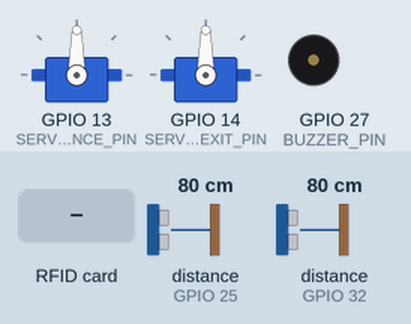
This program was run on a simulated ESP32. Parts: 2 × servo, buzzer (waves = sounding, pin HIGH). Wiring (inferred from the names in the program): 2 × ultrasonic range finder: trigger GPIO 26, echo GPIO 25 / trigger GPIO 33, echo GPIO 32. The test bench sets the inputs (shaded band); at power-on: distance to the obstacle (sensors on GPIO 32, GPIO 25) 80 cm. The echo pulse lasts 58.3 µs per cm; WiFi joins after 1.5 s; servers stay silent unless stated; storage starts empty; pins used as bus, display or sensor lines are not drawn; what the program prints to the serial monitor is not drawn.

Above: at 5.3 s.
5.4 s: RFID card A1 B2 C3 D4 held to the reader
At 7.1 s:
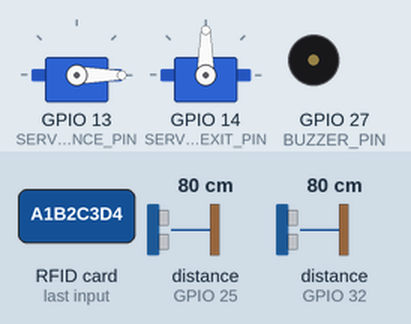
7.7 s: distance to the obstacle (sensor on GPIO 32) set to 32 cm
At 10.57 s:
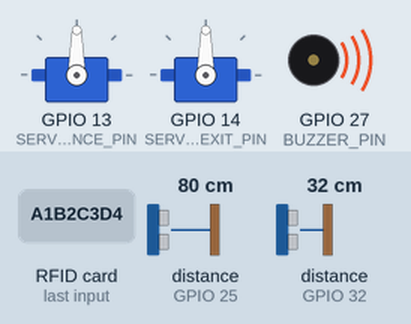
10.7 s: distance to the obstacle (sensor on GPIO 32) set to 27 cm
12.2 s: distance to the obstacle (sensor on GPIO 32) set to 10 cm
13.7 s: distance to the obstacle (sensor on GPIO 32) set to 7 cm
At 15.3 s:
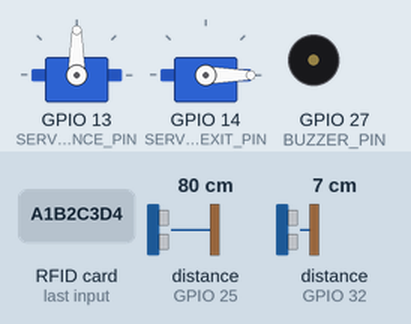
15.6 s: RFID card 12 34 56 78 held to the reader
At 17.9 s:
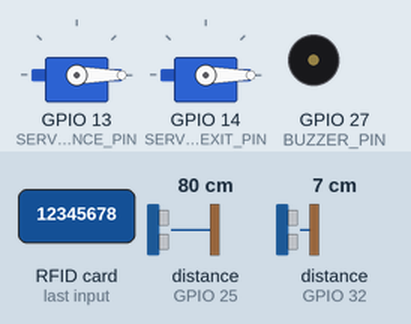
Timing chart, 0 to 19.0 s (numbered marks = the images above; inputs shaded):
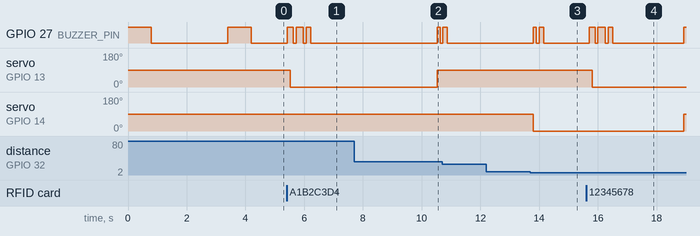

The program:

main.cpp
```cpp
// Libraries
#include <Arduino.h>
#include <WiFi.h>
#include <HTTPClient.h>
#include <SPI.h>
#include <MFRC522.h>
#include <ESP32Servo.h>
#include <FS.h>
#include <SPIFFS.h>
#include <ArduinoJson.h>
#define TINY_GSM_MODEM_SIM800
#include <TinyGsmClient.h>

// Pin Configs
#define RFID_SS 5
#define RFID_RST 22
#define SERVO_ENTRANCE_PIN 13
#define SERVO_EXIT_PIN 14
#define TRIG_ENTRANCE 26
#define ECHO_ENTRANCE 25
#define TRIG_EXIT 33
#define ECHO_EXIT 32
#define BUZZER_PIN 27
#define MODEM_TX 17
#define MODEM_RX 16
#define MODEM_BAUD 9600

// WiFi
const char* WIFI_SSID = "Imaxeuno";
const char* WIFI_PASS = "89password";

// Termii
String termiiApiKey   = ""; // Set your API key
String termiiSenderID = ""; // Set your Sender ID
String termiiTo       = ""; // Set your destination phone number

// SPIFFS & Authorized UIDs
const char* authorizedFile = "/authorized.json";
DynamicJsonDocument authorizedDoc(1024);
JsonArray authorizedUIDs;

// RFID
MFRC522 mfrc522(RFID_SS, RFID_RST);

// Servo
Servo entranceGateServo;
Servo exitGateServo;

// Gate & Sensor
bool entranceGateOpen = false;
bool exitGateOpen = false;
unsigned long entranceGateOpenTime = 0;
unsigned long exitGateOpenTime = 0;
const unsigned long GATE_OPEN_DURATION = 5000;
const int ENTRANCE_DIST_THRESHOLD = 8;
const unsigned long CLEAR_DELAY = 3000;
const unsigned long TAMPER_TIME = 2000;
bool carBesideSensor = false;
unsigned long lastCarExitTime = 0;

// GSM
TinyGsm modem(Serial2);

// Function Declarations
void sendTermiiSMS(String to, String message);
void sendGsmSMS(String to, String body);
bool isUIDAuthorized(String uid);
float readDistance(int trigPin, int echoPin);
void openEntranceGate();
void closeEntranceGate();
void openExitGate();
void closeExitGate();
void checkEntranceGateTimeout();
void checkExitGateTimeout();
void beepOnce(int duration);
void doubleBeep();
void longBeep();
void beepTamperAlert();
void checkEntranceUltrasonic();
void loadAuthorizedUIDs();

// Setup
void setup() {
  pinMode(BUZZER_PIN, OUTPUT);
  digitalWrite(BUZZER_PIN, HIGH);
  delay(800);
  digitalWrite(BUZZER_PIN, LOW);

  Serial.begin(115200);
  Serial2.begin(MODEM_BAUD, SERIAL_8N1, MODEM_RX, MODEM_TX);
  delay(1000);
  Serial.println("System starting...");

  ESP32PWM::allocateTimer(0);
  ESP32PWM::allocateTimer(1);
  ESP32PWM::allocateTimer(2);
  ESP32PWM::allocateTimer(3);

  // SPI for RFID
  SPI.begin();
  mfrc522.PCD_Init();

  // Servos
  entranceGateServo.setPeriodHertz(50);
  entranceGateServo.attach(SERVO_ENTRANCE_PIN, 500, 2400);
  entranceGateServo.write(90);
  exitGateServo.setPeriodHertz(50);
  exitGateServo.attach(SERVO_EXIT_PIN, 500, 2400);
  exitGateServo.write(90);

  // Ultrasonics
  pinMode(TRIG_ENTRANCE, OUTPUT);
  pinMode(ECHO_ENTRANCE, INPUT);
  pinMode(TRIG_EXIT, OUTPUT);
  pinMode(ECHO_EXIT, INPUT);

  // SPIFFS
  if (!SPIFFS.begin(true)) {
    Serial.println("SPIFFS Mount Failed!");
  } else {
    Serial.println("SPIFFS mounted");
  }

  if (!SPIFFS.exists(authorizedFile)) {
    Serial.println("authorized.json not found! Creating default...");
    File file = SPIFFS.open(authorizedFile, FILE_WRITE);
    if (file) {
      DynamicJsonDocument doc(1024);
      JsonArray uids = doc.createNestedArray("uids");
      uids.add("A1B2C3D4");
      uids.add("12345678");
      serializeJson(doc, file);
      file.close();
      Serial.println("Default authorized.json created");
    } else {
      Serial.println("Failed to create authorized.json");
    }
  }

  loadAuthorizedUIDs();

  // WiFi
  WiFi.begin(WIFI_SSID, WIFI_PASS);
  Serial.print("Connecting WiFi");
  for (int i = 0; i < 20 && WiFi.status() != WL_CONNECTED; i++) {
    delay(500);
    Serial.print(".");
  }
  if (WiFi.status() == WL_CONNECTED) {
    Serial.println("Connected!");
    Serial.print("IP Address: ");
    Serial.println(WiFi.localIP());
  } else {
    Serial.println("Failed to connect to WiFi");
  }

  // GSM
  Serial.println("Initializing GSM...");
  if (!modem.restart()) {
    Serial.println("Modem restart failed");
  } else {
    Serial.println("Modem restarted");
  }
  if (!modem.waitForNetwork(15000)) {
    Serial.println("GSM network not found");
  } else {
    Serial.println("GSM network ready");
  }

  Serial.println("Setup complete");

  digitalWrite(BUZZER_PIN, HIGH);
  delay(800);
  digitalWrite(BUZZER_PIN, LOW);
}

// Loop
void loop() {
  checkEntranceGateTimeout();
  checkExitGateTimeout();

  // RFID Detection
  if (mfrc522.PICC_IsNewCardPresent() && mfrc522.PICC_ReadCardSerial()) {
    String uidStr = "";
    for (byte i = 0; i < mfrc522.uid.size; i++) {
      if (mfrc522.uid.uidByte[i] < 0x10) uidStr += "0";
      uidStr += String(mfrc522.uid.uidByte[i], HEX);
    }
    uidStr.toUpperCase();
    Serial.println("RFID Detected - UID: " + uidStr);

    beepOnce(100);

    if (isUIDAuthorized(uidStr)) {
      Serial.println("Tag authorized — Access granted into park");
      openEntranceGate();
      doubleBeep();
    } else {
      Serial.println("Tag Unauthorized — Sending alert message to park owner");
      String message = "Warning: Unauthorized Vehicle (" + uidStr + ") detected at the parking entrance. UID: ";
      longBeep();
      sendTermiiSMS(termiiTo, message);
    }

    mfrc522.PICC_HaltA();
    mfrc522.PCD_StopCrypto1();
    delay(1000);
  }

  // Tailgate detection
  checkEntranceUltrasonic();

  // Exit gate detection
  float exitDist = readDistance(TRIG_EXIT, ECHO_EXIT);
  if (exitDist > 0 && exitDist < 8) {
    Serial.println("Vehicle exiting park — Exit gate opening");
    openExitGate();
  }

  delay(100);
}

// Authorized UID Functions
void loadAuthorizedUIDs() {
  File file = SPIFFS.open(authorizedFile, FILE_READ);
  if (!file) return;
  DeserializationError error = deserializeJson(authorizedDoc, file);
  file.close();
  if (!error) authorizedUIDs = authorizedDoc["uids"].as<JsonArray>();
}

bool isUIDAuthorized(String uid) {
  for (JsonVariant value : authorizedUIDs) {
    if (value.as<String>().equalsIgnoreCase(uid)) return true;
  }
  return false;
}

// Gate Control
void openEntranceGate() {
  if (!entranceGateOpen) {
    entranceGateServo.write(0);
    entranceGateOpen = true;
    entranceGateOpenTime = millis();
    doubleBeep();
  }
}

void closeEntranceGate() {
  if (entranceGateOpen) {
    entranceGateServo.write(90);
    entranceGateOpen = false;
    doubleBeep();
  }
}

void checkEntranceGateTimeout() {
  if (entranceGateOpen && (millis() - entranceGateOpenTime >= GATE_OPEN_DURATION))
    closeEntranceGate();
}

void openExitGate() {
  if (!exitGateOpen) {
    exitGateServo.write(0);
    exitGateOpen = true;
    exitGateOpenTime = millis();
    doubleBeep();
  }
}

void closeExitGate() {
  if (exitGateOpen) {
    exitGateServo.write(90);
    exitGateOpen = false;
    doubleBeep();
  }
}

void checkExitGateTimeout() {
  if (exitGateOpen && (millis() - exitGateOpenTime >= GATE_OPEN_DURATION))
    closeExitGate();
}

// Ultrasonic
float readDistance(int trigPin, int echoPin) {
  digitalWrite(trigPin, LOW);
  delayMicroseconds(2);
  digitalWrite(trigPin, HIGH);
  delayMicroseconds(10);
  digitalWrite(trigPin, LOW);

  long duration = pulseIn(echoPin, HIGH, 30000);
  if (duration == 0) return -1;
  return duration * 0.034 / 2;
}

void checkEntranceUltrasonic() {
  float distance = readDistance(TRIG_ENTRANCE, ECHO_ENTRANCE);
  if (distance < 0) return;

  if (distance < ENTRANCE_DIST_THRESHOLD && !carBesideSensor) {
    unsigned long timeSinceLastCar = millis() - lastCarExitTime;
    if (timeSinceLastCar < TAMPER_TIME && lastCarExitTime > 0) {
      beepTamperAlert();
      sendTermiiSMS(termiiTo, "Alert! Alert!, Tailgating detected at car park.");
      return;
    }
    carBesideSensor = true;
    beepOnce(150);
  } else if (distance >= ENTRANCE_DIST_THRESHOLD && carBesideSensor) {
    carBesideSensor = false;
    lastCarExitTime = millis();
  }
}

// Buzzer
void beepOnce(int duration) {
  digitalWrite(BUZZER_PIN, HIGH);
  delay(duration);
  digitalWrite(BUZZER_PIN, LOW);
}

void doubleBeep() {
  beepOnce(100);
  delay(100);
  beepOnce(150);
}

void longBeep() {
  digitalWrite(BUZZER_PIN, HIGH);
  delay(600);
  digitalWrite(BUZZER_PIN, LOW);
}

void beepTamperAlert() {
  beepOnce(100);
  delay(100);
  beepOnce(100);
}

// SMS
void sendTermiiSMS(String to, String message) {
  if (WiFi.status() == WL_CONNECTED) {
    HTTPClient http;
    String url = "https://api.ng.termii.com/api/sms/send";
    http.begin(url);
    http.addHeader("Content-Type", "application/json");

    String payload = "{";
    payload += "\"to\":\"" + to + "\",";
    payload += "\"from\":\"" + termiiSenderID + "\",";
    payload += "\"sms\":\"" + message + "\",";
    payload += "\"type\":\"plain\",";
    payload += "\"channel\":\"generic\",";
    payload += "\"api_key\":\"" + termiiApiKey + "\"";
    payload += "}";

    int code = http.POST(payload);
    if (code > 0) {
      Serial.println("Termii Response: " + http.getString());
    } else {
      Serial.println("Termii SMS failed: " + String(code));
    }
    http.end();
  } else {
    sendGsmSMS(to, message);
  }
}

void sendGsmSMS(String to, String body) {
  if (!modem.isNetworkConnected()) {
    if (!modem.waitForNetwork(10000)) return;
  }
  modem.sendSMS(to, body);

}
```

Measured:
- the behaviour switches between 9 and 8 cm on distance to the obstacle (sensor on GPIO 32) (found by bisection; images 2 and 3)
- after the input at 5.4 s, GPIO 27 (BUZZER_PIN): goes HIGH 0.20 s, LOW 0.10 s, HIGH 0.25 s, LOW 0.10 s, HIGH 0.15 s, then LOW, starting at once; servo on GPIO 13 (SERVO_ENTRANCE_PIN): 90° → 0° after 0.12 s
- after the input at 12.2 s, every drawn part: stays the same
- after the input at 13.7 s, GPIO 27 (BUZZER_PIN): alternates HIGH for 0.13 s and LOW for 0.10 s, 4 changes in all, then stays LOW, starting after 0.10 s; servo on GPIO 14 (SERVO_EXIT_PIN): 90° → 0° after 0.10 s
- after the input at 15.6 s, servo on GPIO 13 (SERVO_ENTRANCE_PIN): 90° → 0° after 0.20 s
